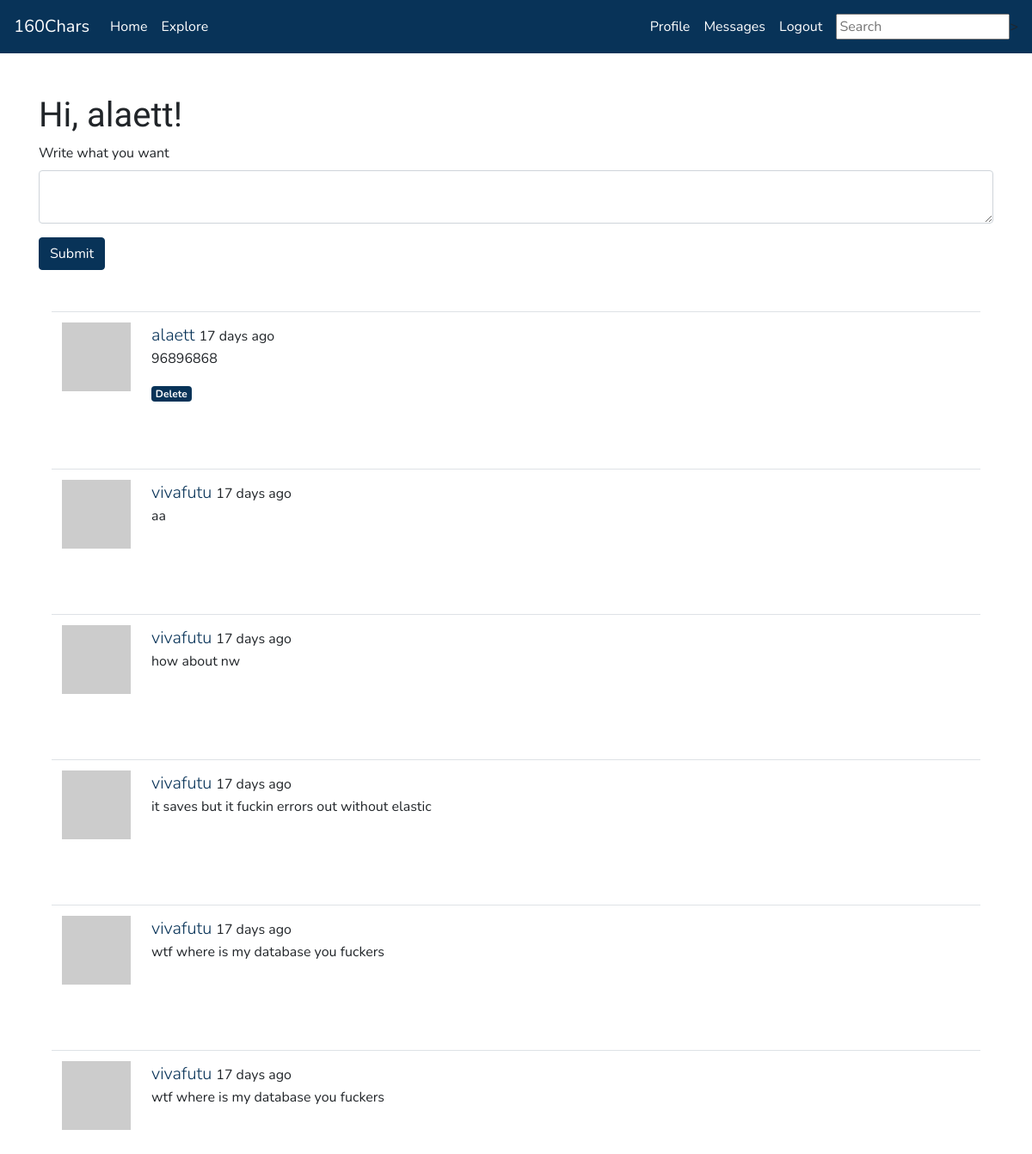
The page /index (signed in) on the database its author committed.
### app/models.py (models this page shows, shortened)
class User(UserMixin, db.Model):
    id = db.Column(db.Integer, primary_key=True)
    username = db.Column(db.String(64), index=True, unique=True)
    email = db.Column(db.String(120), index=True, unique=True)
    password_hash = db.Column(db.String(128))
    posts = db.relationship('Post', backref='author', lazy='dynamic')
    about_me = db.Column(db.String(160))
    last_seen = db.Column(db.DateTime, default=datetime.utcnow)
    followed = db.relationship(
        'User', secondary=followers,
        primaryjoin=(followers.c.follower_id == id),
        secondaryjoin=(followers.c.followed_id == id),
        backref=db.backref('followers', lazy='dynamic'), lazy='dynamic')
    messages_sent = db.relationship('Message',
                                        foreign_keys='Message.sender_id',
                                        backref='author', lazy='dynamic')
    messages_received = db.relationship('Message',
                                            foreign_keys='Message.recipient_id',
                                            backref='recipient', lazy='dynamic')
    last_message_read_time = db.Column(db.DateTime)
    notifications = db.relationship('Notification', backref='user',
                                    lazy='dynamic')
    def avatar(self, size):
        digest = md5(self.email.lower().encode('utf-8')).hexdigest()
        return 'https://www.gravatar.com/avatar/{}?d=identicon&s={}'.format(
            digest, size)
    def followed_posts(self):
        followed = Post.query.join(
            followers, (followers.c.followed_id == Post.user_id)).filter(
                followers.c.follower_id == self.id)
        own = Post.query.filter_by(user_id=self.id)
        return followed.union(own).order_by(Post.timestamp.desc())
    def new_messages(self):
        last_read_time = self.last_message_read_time or datetime(1900, 1, 1)
        return Message.query.filter_by(recipient=self).filter(
            Message.timestamp > last_read_time).count()

class SearchableMixin(object):
    @classmethod
    def search(cls, expression, page, per_page):
        ids, total = query_index(cls.__tablename__, expression, page, per_page)
        if total == 0:
            return cls.query.filter_by(id=0), 0
        when = []
        for i in range(len(ids)):
            when.append((ids[i], i))
        return cls.query.filter(cls.id.in_(ids)).order_by(
            db.case(when, value=cls.id)), total

class Post(SearchableMixin, db.Model):
    id = db.Column(db.Integer, primary_key=True)
    body = db.Column(db.String(160))
    timestamp = db.Column(db.DateTime, index=True, default=datetime.utcnow)
    user_id = db.Column(db.Integer, db.ForeignKey('user.id'))
    __searchable__ = ['body']

### app/main/routes.py (the view)
@bp.route('/', methods=['GET', 'POST'])
@bp.route('/index', methods=['GET', 'POST'])
@login_required
def index():
    form = PostForm()
    if form.validate_on_submit():
        post = Post(body=form.post.data, author=current_user)
        db.session.add(post)
        db.session.commit()
        flash('Your post is now live!')
        return redirect(url_for('main.index'))
    page = request.args.get('page', 1, type=int)
    posts = current_user.followed_posts().paginate(
        page, current_app.config['POSTS_PER_PAGE'], False)
    next_url = url_for('main.index', page=posts.next_num) \
        if posts.has_next else None
    prev_url = url_for('main.index', page=posts.prev_num) \
        if posts.has_prev else None
    return render_template('index.html', title='Home', form=form,
                            posts=posts.items, next_url=next_url,
                            prev_url=prev_url)

### app/main/forms.py
class SearchForm(FlaskForm):
    q = StringField('Search', validators=[DataRequired()])
    def __init__(self, *args, **kwargs):
        if 'formdata' not in kwargs:
            kwargs['formdata'] = request.args
        if 'csrf_enabled' not in kwargs:
            kwargs['csrf_enabled'] = False
        super(SearchForm, self).__init__(*args, **kwargs)

class PostForm(FlaskForm):
    post = TextAreaField('Write what you want', validators=[
        DataRequired(), Length(min=1, max=160)])
    submit = SubmitField('Submit')

### app/main/routes.py (called while the page is built)
@bp.before_app_request
def before_request():
    if current_user.is_authenticated:
        current_user.last_seen = datetime.utcnow()
        db.session.commit()
        g.search_form = SearchForm()

### app/models.py (called while the page is built)
@login.user_loader
def load_user(id):
    return User.query.get(int(id))

### app/templates/index.html (shortened to what this page needs)
{% extends "base.html" %}
{% from 'bootstrap/form.html' import render_form %}
{% block content %}
    <div class="container">
        <h1>Hi, {{ current_user.username }}!</h1>
        {% if form %}
            {{ render_form(form) }}
        {% endif %}
    {% for post in posts %}
        <div class="container pt-5">
            {% include '_post.html' %}
        </div>
    {% endfor %}
    </div>
{% endblock %}

### app/templates/_post.html
<table class="table table-hover">
    <tr>
        <td width="70px">
            <a href="{{ url_for('main.user', username=post.author.username) }}">
                <img src="{{ post.author.avatar(70) }}" />
            </a>
        </td>
        <td>
            <span class="user_popup">
                <a class="lead" href="{{ url_for('main.user', username=post.author.username) }}">
                    {{ post.author.username }}
                </a>
            </span>
            {{ moment(post.timestamp).fromNow() }}
            <p>{{ post.body }}</p>
            {% if post.author.username == current_user.username %}
            <a href="#"><span class="badge badge-primary">Delete</span></a>
            {% endif %}
        </td>
    </tr>
</table>

### rows shown on the page
User: username "alaett"
Post: author.username "alaett", timestamp "17 days ago", body "96896868", shows "Delete"
Post: author.username "vivafutu", timestamp "17 days ago", body "aa"
Post: author.username "vivafutu", timestamp "17 days ago", body "how about nw"
Post: author.username "vivafutu", timestamp "17 days ago", body "it saves but it fuckin errors out without elastic"
Post: author.username "vivafutu", timestamp "17 days ago", body "wtf where is my database you fuckers"
Post: author.username "vivafutu", timestamp "17 days ago", body "wtf where is my database you fuckers"
